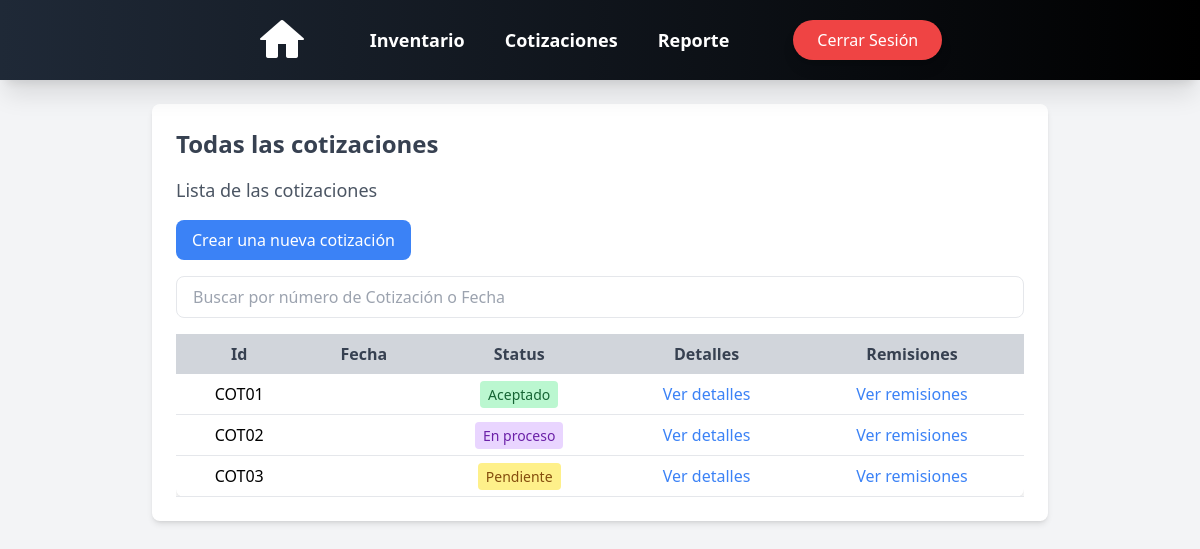
Page /quotes/ (signed in) on the earlier database version.
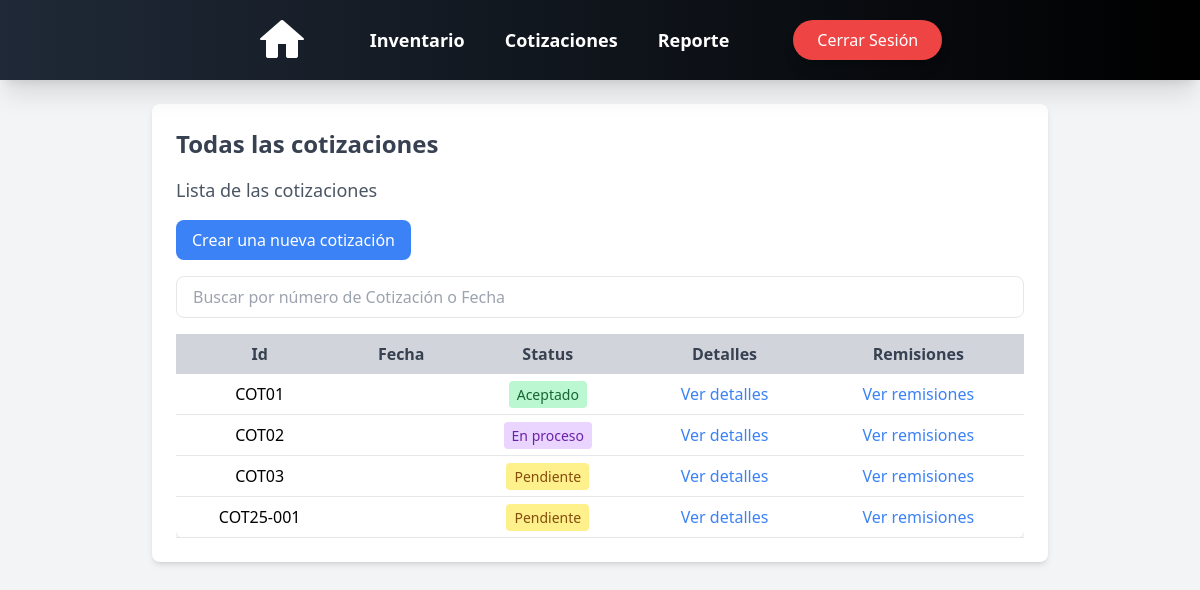
Same page on the later database version.
### cotizaciones/models.py (models this page shows, shortened)
class Cotizaciones(models.Model):
    id = models.CharField(max_length=10, primary_key=True, unique=True, blank=False, null=False)
    cliente = models.CharField(max_length=50, blank=False, null=True)
    telefono = models.IntegerField(blank=False, null=True)
    fecha = models.DateField(auto_now=False, auto_now_add=False)
    fecha_propuesta = models.DateField(auto_now=False, auto_now_add=False)
    fecha_entrega = models.DateField(auto_now=False, auto_now_add=False, null=True, blank=True)
    direccion_entrega = models.CharField(max_length=50, default='Pendiente')
    servicio_envio = models.CharField(max_length=100, default="TGZ")
    costo_envio = models.DecimalField(max_digits=10, decimal_places=2, blank=False, null=True, default=0)
    total = models.DecimalField(max_digits=10, decimal_places=2, default=0.0)  # Total sin IVA
    total_Civa = models.DecimalField(max_digits=10, decimal_places=2, default=0.0)
    status = models.CharField(max_length=20, blank=False, null=False, default='Pendiente')
    anticipo = models.DecimalField(max_digits=10, decimal_places=2, default=0.0)
    restante = models.DecimalField(max_digits=10, decimal_places=2, default=0.0)
    metodo_pago = models.CharField(max_length=20, null=False, default='No')
    iva = models.DecimalField(max_digits=10, decimal_places=2, default=0.0)

### cotizaciones/views.py (the view)
# urls.py: path('', quotes_view, name='list_quotes'),
def quotes_view(request):
    cotizaciones = Cotizaciones.objects.all()
    for cotizacion in cotizaciones:
        cotizacion.fecha = format_date(cotizacion.fecha, format="full", locale="es")
        cotizacion.fecha_propuesta = format_date(cotizacion.fecha_propuesta, format="full", locale="es")
        cotizacion.fecha_entrega = format_date(cotizacion.fecha_entrega, format="full", locale="es")
    context = {'cotizaciones': cotizaciones}
    return render(request, 'quotes/cotizaciones.html', context)

### users/context_processors.py (called while the page is built)
def empleado_context(request):
    if request.user.is_authenticated:
        empleado = request.user.groups.filter(name='Empleado').exists()
    else:
        empleado = False  # Si no está autenticado, no es parte del grupo
    return {'empleado': empleado}

### templates/quotes/cotizaciones.html (shortened to what this page needs)
{% load static %}
<!DOCTYPE html>
<html lang="en">
<head>
</head>
<body class="bg-gray-100 p-6">
{% if request.user.is_authenticated %}
    {% include 'nav_bar.html' %}
    <div class="animate__animated animate__fadeIn">
        <div class="max-w-4xl mx-auto bg-white p-6 rounded-lg shadow-md mt-20">
            <h1 class="text-2xl font-bold text-gray-700 mb-4">Todas las cotizaciones</h1>
            <h2 class="text-lg text-gray-600 mb-4">Lista de las cotizaciones</h2>
            <a href="{% url 'create_quote' %}" class="inline-block bg-blue-500 text-white px-4 py-2 rounded-lg hover:bg-blue-600 transition">Crear una nueva cotización</a>
            <div class="mt-4 flex gap-2">
                <input type="text" id="search" onkeyup="filterQuotes()" placeholder="Buscar por número de Cotización o Fecha" class="px-4 py-2 border rounded-lg w-full">
            </div>
            <div class="overflow-x-auto mt-4">
                <table class="w-full border-collapse bg-white shadow-md rounded-lg">
                    <thead>
                        <tr class="bg-gray-300 text-gray-700">
                            <th class="px-4 py-2">Id</th>
                            <th class="px-4 py-2">Fecha</th>
                            <th class="px-4 py-2">Status</th>
                            <th class="px-4 py-2">Detalles</th>
                            <th class="px-4 py-2">Remisiones</th>
                        </tr>
                    </thead>
                    <tbody>
                        {% for cotizacion in cotizaciones %}
                        <tr class="border-b">
                            <td class="px-4 py-2 text-center">{{ cotizacion.id }}</td>
                            <td class="px-4 py-2 text-center">{{ cotizacion.fecha }}</td>
                            <td class="px-4 py-2 text-center">
                                <span class="px-2 py-1 rounded text-sm {% if cotizacion.status == 'Pendiente' %}bg-yellow-200 text-yellow-800{% elif cotizacion.status == 'Aceptado' %}bg-green-200 text-green-800{% elif cotizacion.status == 'Completado' %}bg-blue-200 text-blue-800{% elif cotizacion.status == 'Cancelado' %}bg-red-200 text-red-800{% elif cotizacion.status == 'En proceso' %}bg-purple-200 text-purple-800{% elif cotizacion.status == 'Contraoferta' %}bg-orange-200 text-orange-800{% endif %}">
                                    {{ cotizacion.status }}
                                </span>
                            </td>
                            <td class="px-4 py-2 text-center">
                                <a href="{% url 'details' cotizacion.id %}" class="text-blue-500 hover:underline">Ver detalles</a>
                            </td>
                            <td class="px-4 py-2 text-center">
                                <a href="{% url 'view_remission' cotizacion.id %}" class="text-blue-500 hover:underline">Ver remisiones</a>
                            </td>
                        </tr>
                        {% endfor %}
                    </tbody>
                </table>
            </div>
        </div>
    </div>
{% else %}
    <div class="flex flex-col items-center justify-center min-h-screen text-center">
        <h2 class="text-2xl font-semibold text-gray-700">No está autenticado</h2>
        <a href="{% url 'login' %}" class="mt-4 bg-blue-600 text-white px-4 py-2 rounded-lg hover:bg-blue-700 transition">Iniciar sesión</a>
    </div>
{% endif %}
</body>
</html>

Differences in the rows shown:
added Cotizaciones: id "COT25-001", status "Pendiente"
